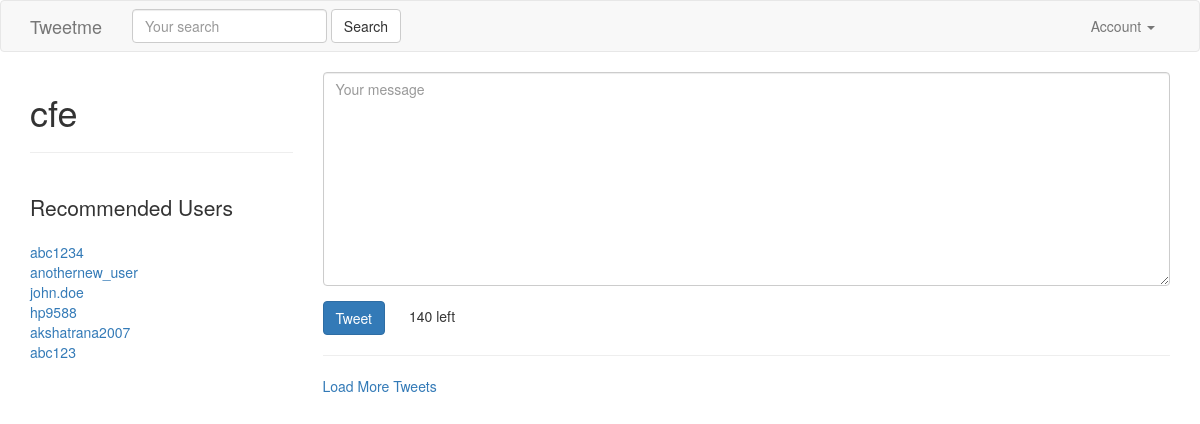
The app's page / (signed in) with its own data.
### accounts/models.py (models this page shows, shortened)
class UserProfile(models.Model):
    user        = models.OneToOneField(settings.AUTH_USER_MODEL, related_name='profile') # user.profile
    following   = models.ManyToManyField(settings.AUTH_USER_MODEL, blank=True, related_name='followed_by')
    objects = UserProfileManager() # UserProfile.objects.all()
    def get_following(self):
        users  = self.following.all() # User.objects.all().exclude(username=self.user.username)
        return users.exclude(username=self.user.username)
    def get_absolute_url(self):
        return reverse_lazy("profiles:detail", kwargs={"username":self.user.username})

### tweets/views.py (the view)
# urls.py: url(r'^$', TweetListView.as_view(), name='home'), #/
class TweetListView(LoginRequiredMixin, ListView):
    def get_queryset(self, *args, **kwargs):
        qs = Tweet.objects.all()
        query = self.request.GET.get("q", None)
        if query is not None:
            qs = qs.filter(
                    Q(content__icontains=query) |
                    Q(user__username__icontains=query)
                    )
        return qs
    def get_context_data(self, *args, **kwargs):
        context = super(TweetListView, self).get_context_data(*args, **kwargs)
        context['create_form'] = TweetModelForm()
        context['create_url'] = reverse_lazy("tweet:create")
        return context

### tweets/forms.py (shortened to what this page needs)
class TweetModelForm(forms.ModelForm):
    content = forms.CharField(label='',
                widget=forms.Textarea(
                        attrs={'placeholder': "Your message",
                            "class": "form-control"}
                    ))
    class Meta:
        model = Tweet
        fields = [
            "content"
        ]

### accounts/models.py (called while the page is built)
    def recommended(self, user, limit_to=10):
        print(user)
        profile = user.profile
        following = profile.following.all()
        following = profile.get_following()
        qs = self.get_queryset().exclude(user__in=following).exclude(id=profile.id).order_by("?")[:limit_to]
        return qs

### accounts/templatetags/recommended.py (called while the page is built)
@register.inclusion_tag("accounts/snippets/recommend.html")
def recommended(user):
    if isinstance(user, User):
        qs = UserProfile.objects.recommended(user)
        return {"recommended": qs}

### tweets/templates/tweets/tweet_list.html (shortened to what this page needs)
{% extends "base.html" %}
{% load recommended %}
{% block content %}
    <div class='row'>
        <div class='col-sm-3 col-xs-12'>
        <h1>{{ request.user }}</h1>
        <hr/>
         <br/>
        <p class='lead'>Recommended Users</p>
        {% recommended request.user %}
        </div>
        <div class='col-sm-9 '>
             {% if not request.GET.q %}
                <div class=''>
                    {% include "tweets/form.html" with form=create_form action_url=create_url btn_title='Tweet' form_class='tweet-form' %}
                </div>
                <hr/>
            {% endif %}
          <a href='#' id='loadmore'>Load More Tweets</a>
        </div>
    </div>
{% endblock content %}

### templates/base.html (shortened to what this page needs)
{% load static %}
<html lang="en">
  <head>
    <link href="{% static 'css/bootstrap.min.css' %}" rel="stylesheet">
  </head>
  <body>
    {% include "navbar.html" %}
    <div class='container'>
      {% block content %}
      {% endblock content %}
    </div>
  </body>
</html>

### templates/navbar.html (shortened to what this page needs)
<nav class="navbar navbar-default">
  <div class="container">
    <div class="navbar-header">
      <a class="navbar-brand" href="{% url 'home' %}">Tweetme</a>
    </div>
    {% include "tweets/search_form.html" %}
    <div class="collapse navbar-collapse" id="bs-example-navbar-collapse-1">
      {% if request.user.is_authenticated %}
      <ul class="nav navbar-nav navbar-right">
        <li class="dropdown">
          <a href="#" class="dropdown-toggle" data-toggle="dropdown" role="button" aria-haspopup="true" aria-expanded="false">Account <span class="caret"></span></a>
        </li>
      </ul>
      {% else %}
      <ul class="nav navbar-nav navbar-right">
        <li><a href="{% url 'login' %}">Login</a></li>
         <li><a href="{% url 'register' %}">Register</a></li>
      </ul>
      {% endif %}
    </div>
  </div>
</nav>

### tweets/templates/tweets/search_form.html
 <form id='navbar-search-form' class="navbar-form navbar-left" method='GET' action='{% url "search" %}'>
        <div class="form-group">
            <input class="form-control" type='text' name='q' placeholder='Your search' value='{{ request.GET.q }}'/>
            </div>
        <input class="btn btn-default" type='submit' value='Search'/>
</form>

### accounts/templates/accounts/snippets/recommend.html
{% for profile in recommended %}
<a href='/{{ profile.user.username }}'>{{ profile.user.username }}</a><br/>
{% empty %}
<p class='lead'>Not followed by any users</p>
{% endfor %}

### tweets/templates/tweets/form.html (shortened to what this page needs)
{% load crispy_forms_tags %}
<form class='form {% if form_class %}{{ form_class }}{% endif %}' method='POST' action="{% if action_url %}{{ action_url }}{% endif %}">
    {{ form|crispy }}
    <input class='btn btn-primary' type="submit" value="{{ btn_title }}" />
</form>

### records on screen
UserProfile: user.username "abc1234"
UserProfile: user.username "anothernew_user"
UserProfile: user.username "john.doe"
UserProfile: user.username "hp9588"
UserProfile: user.username "akshatrana2007"
UserProfile: user.username "abc123"

### other values on screen
{{ request.user }} "cfe"
